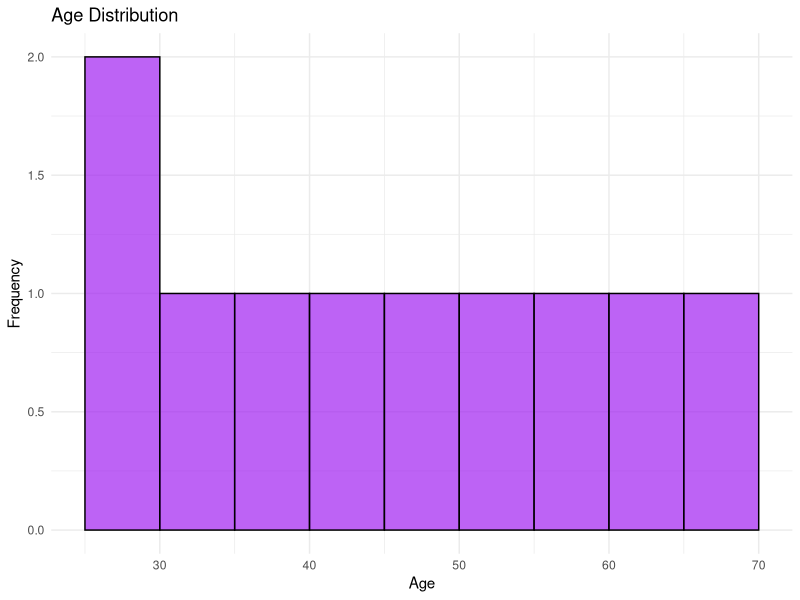

Reproduce this figure in R.
# Install ggplot2 if not already installed
install.packages("ggplot2")

# Load the ggplot2 library
library(ggplot2)

# Create the data frame
age_data <- data.frame(
  Age = c(25, 30, 35, 40, 45, 50, 55, 60, 65, 70)
)

# Plot histogram
ggplot(age_data, aes(x = Age)) +
  geom_histogram(binwidth = 5, 
                 fill = "purple", 
                 color = "black", 
                 alpha = 0.7, 
                 boundary = 0) +
  labs(title = "Age Distribution",
       x = "Age",
       y = "Frequency") +
  theme_minimal()